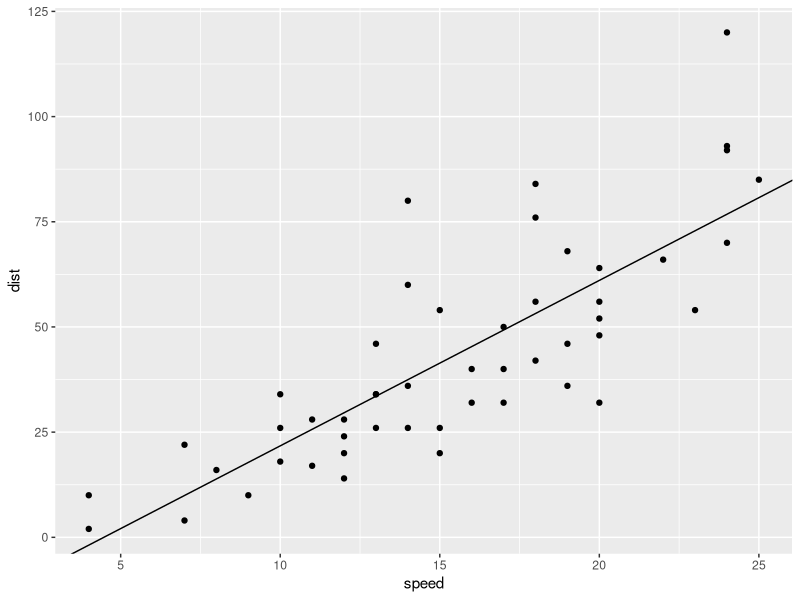

Reproduce this figure in R.
## ---- chunk 1
knitr::opts_chunk$set(echo = TRUE)
## ---- chunk 2
fit <- lm(dist ~ speed, data = cars) # linear regression 
## ---- chunk 3
library(xtable)
coefs <- matrix(coef(fit))
rownames(coefs) <- c("Intercept", "speed")
print(xtable(coefs, label = "tab:coefs",
             digits = 2),
      type = "html",       
      booktabs = TRUE,
      include.rownames = TRUE, 
      include.colnames = FALSE)
## ---- chunk 4
library(ggplot2)
ggplot(cars, aes(x = speed, y = dist)) + geom_point() +
  geom_abline(intercept = coef(fit)[1], slope = coef(fit)[2])
